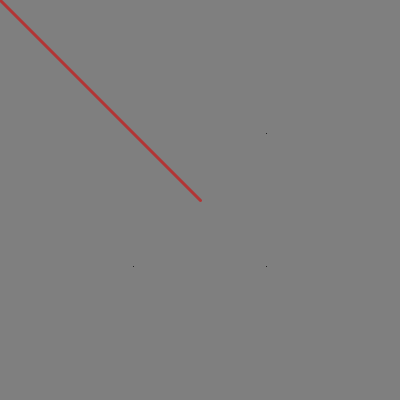
Frame 1 (no input)
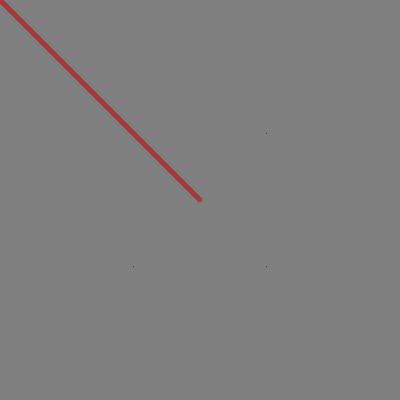
Frame 60 (the mouse pressed at the canvas centre just before this capture)
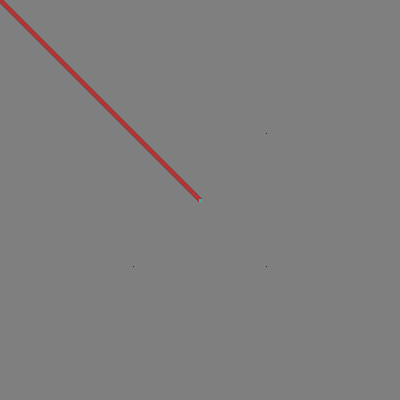
Frame 120 (the mouse held since frame 60 and released just before this capture)

The Processing sketch that drew these frames (run headless with seeded random() and noise(); from frame 60 on, the mouse is pressed at the canvas centre):

// Processing sketch: init_draw
// ── init_draw.pde
// HSB

color black, white, grey, red, blue,green;


void setup()
{
  colorMode(HSB, 360,100,100);
  
  // size() sets gobal vars width & height
  size(400,400);
  
  black = color(0,0,0);
  white = color(0,0,100);
  grey = color(0,0,50);
  
  background(grey);
  
  point(width/3,height/3);
  point(width/3,height*2/3);
  point(width*2/3,height/3);
  point(width*2/3,height*2/3);
  
  strokeWeight(3);
}


void draw()
{
  
  stroke(map(mouseY,0,height,0,360), 70,70);
  line(width/2,height/2, mouseX, mouseY);
  
  // opacity, 255=100%,   0=0% 
  //background(c_back);
}
